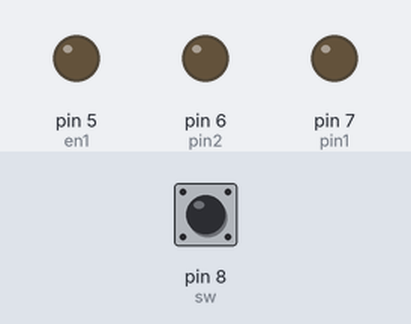
A sketch run on a simulated Arduino Uno, built with avr-gcc and run on an emulated ATmega328P. Parts: output pins drawn as LEDs (lit = HIGH). The test bench sets the inputs (shaded band); at power-on: pin 8 (sw) HIGH.

Above: at 1.2 s.
1.3 s: pin 8 (sw) pulled LOW for 0.15 s
At 1.9 s:
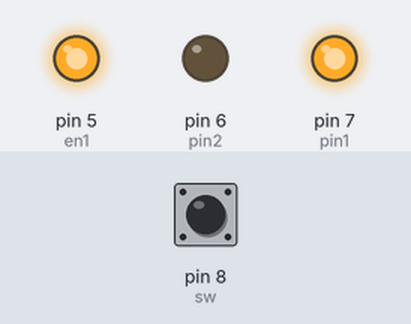
12.1 s: pin 8 (sw) pulled LOW for 1 s
At 17.5 s:
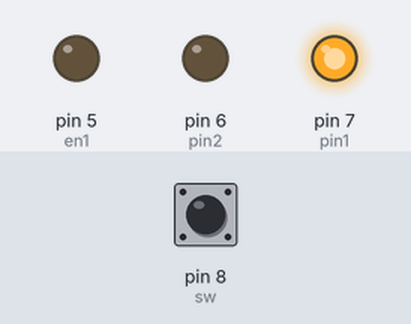
Timing chart, 0 to 19.0 s (numbered marks = the images above; inputs shaded):
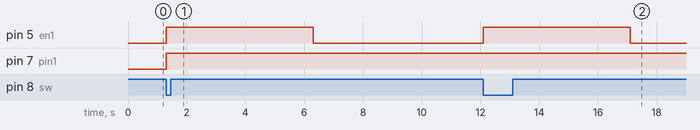

The sketch:

dcmotr.ino
```cpp
const int pin1=7,pin2=6,sw=8,en1=5;

boolean flag=HIGH;

void setup() {
  pinMode(pin1,OUTPUT);
  pinMode(pin2,OUTPUT);
  pinMode(en1,OUTPUT);
  pinMode(sw,INPUT);
}

void loop() {

  flag=digitalRead(sw);

  if(flag==LOW)
    {
    digitalWrite(pin1,HIGH);
    digitalWrite(pin2,LOW);
    digitalWrite(en1,HIGH);
    delay(5000);
    }

   else
    {
    digitalWrite(en1,LOW);
    }
}
```

Measured:
- after the input at 1.3 s, pin 5 (en1): LOW → HIGH at once, → LOW 5.0 s later; pin 7 (pin1): LOW → HIGH at once
- after the input at 12.1 s, pin 5 (en1): LOW → HIGH at once, → LOW 5.0 s later
